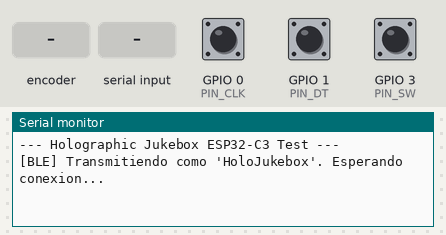
A sketch run on a simulated ESP32-C3. On the bench: the last lines printed to the serial monitor. The test bench sets the inputs (shaded band); at power-on: GPIO 3 (PIN_SW) HIGH, GPIO 0 (PIN_CLK) HIGH, GPIO 1 (PIN_DT) HIGH. Nothing arrives over Bluetooth unless stated; a phone connects over Bluetooth LE 3 s after start.

Above: at 2.2 s.
2.3 s: rotary encoder on GPIO 0 (PIN_CLK) / GPIO 1 (PIN_DT) turned 1 step (first pin leading)
At 2.8 s:
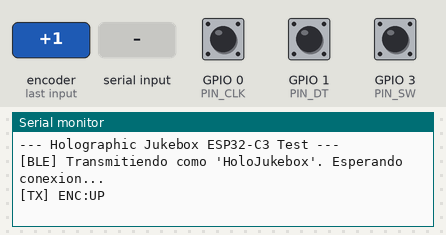
5.5 s: GPIO 3 (PIN_SW) pulled LOW for 0.15 s
At 6.4 s:
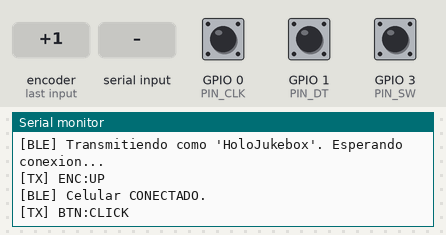
7.1 s: "-\n" received over Serial
At 7.7 s:
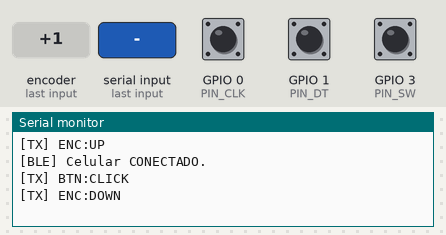
8.6 s: "e\n" received over Serial
At 9.8 s:
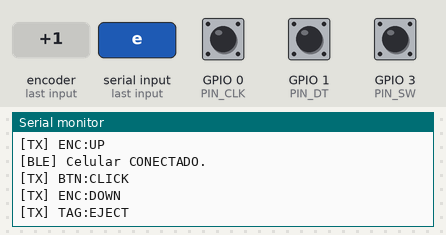
10.1 s: "1\n" received over Serial
At 11.0 s:
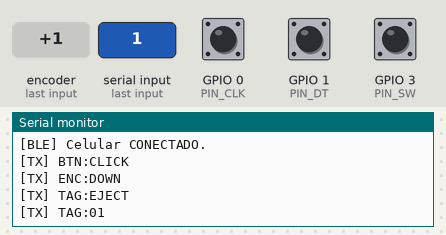

The sketch:

esp32_c3_ble_encoder.ino
```cpp
/*
 * Holographic Jukebox - ESP32-C3 BLE + KY-040 Encoder
 * Pines asignados:
 * - CLK: GPIO 0
 * - DT:  GPIO 1
 * - SW:  GPIO 3
 * - VCC: 3.3V
 * - GND: GND
 */

#include <BLEDevice.h>
#include <BLEServer.h>
#include <BLEUtils.h>
#include <BLE2902.h>

// Nombre del dispositivo Bluetooth
#define DEVICE_NAME "HoloJukebox"

// UUIDs estándar de Nordic UART Service (NUS)
#define SERVICE_UUID           "6E400001-B5A3-F393-E0A9-E50E24DCCA9E"
#define CHARACTERISTIC_UUID_RX "6E400002-B5A3-F393-E0A9-E50E24DCCA9E"
#define CHARACTERISTIC_UUID_TX "6E400003-B5A3-F393-E0A9-E50E24DCCA9E"

// Pines de Hardware
const int PIN_CLK = 0;
const int PIN_DT  = 1;
const int PIN_SW  = 3;

// Objetos BLE
BLEServer *pServer = NULL;
BLECharacteristic *pTxCharacteristic = NULL;
bool deviceConnected = false;
bool oldDeviceConnected = false;

// Variables Encoder
volatile int encoderDelta = 0;
int lastClkState = HIGH;
unsigned long lastButtonPress = 0;
bool lastButtonState = HIGH;

// Callbacks de Conexión BLE
class ServerCallbacks : public BLEServerCallbacks {
  void onConnect(BLEServer* pServer) {
    deviceConnected = true;
    Serial.println("[BLE] Celular CONECTADO.");
  }

  void onDisconnect(BLEServer* pServer) {
    deviceConnected = false;
    Serial.println("[BLE] Celular DESCONECTADO.");
  }
};

// Enviar comando por BLE y Serial
void sendCommand(const String& cmd) {
  Serial.print("[TX] ");
  Serial.print(cmd);

  if (deviceConnected && pTxCharacteristic != NULL) {
    pTxCharacteristic->setValue((uint8_t*)cmd.c_str(), cmd.length());
    pTxCharacteristic->notify();
  }
}

// Interrupción para lectura rápida del encoder
void IRAM_ATTR isrEncoder() {
  int clk = digitalRead(PIN_CLK);
  int dt  = digitalRead(PIN_DT);

  if (clk != dt) {
    encoderDelta++;
  } else {
    encoderDelta--;
  }
}

void setup() {
  Serial.begin(115200);
  delay(1000);
  Serial.println("\n--- Holographic Jukebox ESP32-C3 Test ---");

  // Configuración de Pines
  pinMode(PIN_CLK, INPUT_PULLUP);
  pinMode(PIN_DT,  INPUT_PULLUP);
  pinMode(PIN_SW,  INPUT_PULLUP);

  lastClkState = digitalRead(PIN_CLK);
  attachInterrupt(digitalPinToInterrupt(PIN_CLK), isrEncoder, FALLING);

  // Inicializar BLE
  BLEDevice::init(DEVICE_NAME);
  pServer = BLEDevice::createServer();
  pServer->setCallbacks(new ServerCallbacks());

  BLEService *pService = pServer->createService(SERVICE_UUID);

  pTxCharacteristic = pService->createCharacteristic(
                        CHARACTERISTIC_UUID_TX,
                        BLECharacteristic::PROPERTY_NOTIFY
                      );
  pTxCharacteristic->addDescriptor(new BLE2902());

  BLECharacteristic *pRxCharacteristic = pService->createCharacteristic(
                        CHARACTERISTIC_UUID_RX,
                        BLECharacteristic::PROPERTY_WRITE
                      );

  pService->start();

  BLEAdvertising *pAdvertising = BLEDevice::getAdvertising();
  pAdvertising->addServiceUUID(SERVICE_UUID);
  pAdvertising->setScanResponse(true);
  pAdvertising->setMinPreferred(0x06);
  pAdvertising->setMinPreferred(0x12);
  BLEDevice::startAdvertising();

  Serial.println("[BLE] Transmitiendo como 'HoloJukebox'. Esperando conexion...");
}

void loop() {
  // 1. Procesar giros de Encoder
  if (encoderDelta != 0) {
    int delta = encoderDelta;
    encoderDelta = 0;

    if (delta > 0) {
      sendCommand("ENC:UP\n");
    } else {
      sendCommand("ENC:DOWN\n");
    }
  }

  // 2. Procesar Pulsador (SW) con Debounce
  bool buttonState = digitalRead(PIN_SW);
  if (buttonState == LOW && lastButtonState == HIGH) {
    unsigned long now = millis();
    if (now - lastButtonPress > 200) { // 200 ms debounce
      sendCommand("BTN:CLICK\n");
      lastButtonPress = now;
    }
  }
  lastButtonState = buttonState;

  // 3. Reconexión automática de publicidad si se desconecta
  if (!deviceConnected && oldDeviceConnected) {
    delay(500);
    pServer->startAdvertising();
    Serial.println("[BLE] Reiniciando publicidad BLE...");
    oldDeviceConnected = deviceConnected;
  }
  if (deviceConnected && !oldDeviceConnected) {
    oldDeviceConnected = deviceConnected;
  }

  // 4. Test manual desde el monitor serial de Arduino IDE
  if (Serial.available()) {
    char c = Serial.read();
    if (c == '+') sendCommand("ENC:UP\n");
    else if (c == '-') sendCommand("ENC:DOWN\n");
    else if (c == ' ') sendCommand("BTN:CLICK\n");
    else if (c >= '1' && c <= '5') {
      String tagCmd = "TAG:0" + String(c) + "\n";
      sendCommand(tagCmd);
    } else if (c == 'e' || c == '0') {
      sendCommand("TAG:EJECT\n");
    }
  }

  delay(10);
}
```

Measured:
- after the input at 2.3 s, the serial monitor: prints a new line at once (image 1)
- after the input at 5.5 s, the serial monitor: prints a new line at once (image 2)
- after the input at 7.1 s, the serial monitor: prints a new line at once (image 3)
- after the input at 8.6 s, the serial monitor: prints a new line at once (image 4)
- after the input at 10.1 s, the serial monitor: prints a new line at once (image 5)
